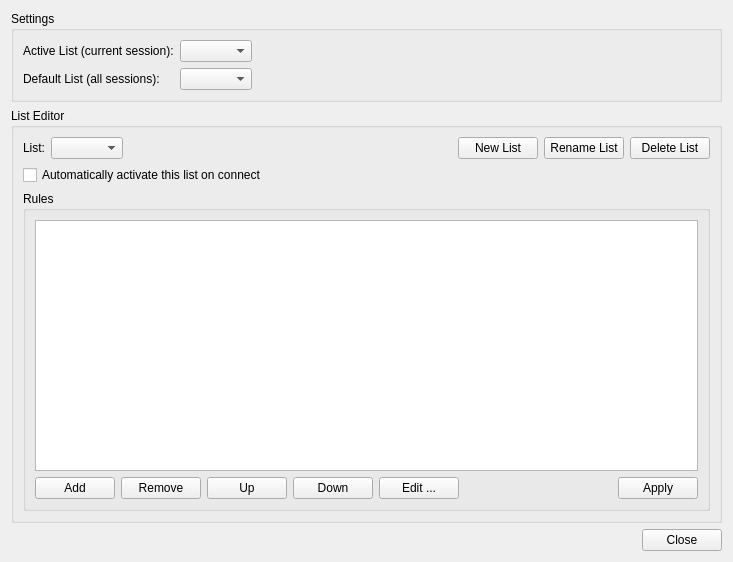
<?xml version="1.0" encoding="UTF-8"?>
<ui version="4.0">
 <class>Privacy</class>
 <widget class="QWidget" name="Privacy">
  <property name="geometry">
   <rect>
    <x>0</x>
    <y>0</y>
    <width>733</width>
    <height>562</height>
   </rect>
  </property>
  <layout class="QVBoxLayout">
   <item>
    <widget class="QGroupBox" name="gb_settings">
     <property name="title">
      <string>Settings</string>
     </property>
     <layout class="QGridLayout">
      <item row="1" column="2">
       <spacer>
        <property name="orientation">
         <enum>Qt::Horizontal</enum>
        </property>
        <property name="sizeHint" stdset="0">
         <size>
          <width>40</width>
          <height>20</height>
         </size>
        </property>
       </spacer>
      </item>
      <item row="0" column="2">
       <spacer>
        <property name="orientation">
         <enum>Qt::Horizontal</enum>
        </property>
        <property name="sizeHint" stdset="0">
         <size>
          <width>40</width>
          <height>20</height>
         </size>
        </property>
       </spacer>
      </item>
      <item row="1" column="1">
       <widget class="QComboBox" name="cb_default">
        <property name="sizeAdjustPolicy">
         <enum>QComboBox::AdjustToContents</enum>
        </property>
       </widget>
      </item>
      <item row="1" column="0">
       <widget class="QLabel" name="label_2">
        <property name="text">
         <string>Default List (all sessions):</string>
        </property>
       </widget>
      </item>
      <item row="0" column="0">
       <widget class="QLabel" name="label">
        <property name="text">
         <string>Active List (current session):</string>
        </property>
       </widget>
      </item>
      <item row="0" column="1">
       <widget class="QComboBox" name="cb_active">
        <property name="sizeAdjustPolicy">
         <enum>QComboBox::AdjustToContents</enum>
        </property>
       </widget>
      </item>
     </layout>
    </widget>
   </item>
   <item>
    <widget class="QGroupBox" name="gb_listSettings">
     <property name="title">
      <string>List Editor</string>
     </property>
     <layout class="QVBoxLayout">
      <item>
       <layout class="QHBoxLayout">
        <item>
         <widget class="QLabel" name="label_3">
          <property name="text">
           <string>List:</string>
          </property>
         </widget>
        </item>
        <item>
         <widget class="QComboBox" name="cb_lists">
          <property name="sizeAdjustPolicy">
           <enum>QComboBox::AdjustToContents</enum>
          </property>
         </widget>
        </item>
        <item>
         <spacer>
          <property name="orientation">
           <enum>Qt::Horizontal</enum>
          </property>
          <property name="sizeHint" stdset="0">
           <size>
            <width>40</width>
            <height>20</height>
           </size>
          </property>
         </spacer>
        </item>
        <item>
         <widget class="QPushButton" name="pb_newList">
          <property name="text">
           <string>New List</string>
          </property>
         </widget>
        </item>
        <item>
         <widget class="QPushButton" name="pb_renameList">
          <property name="text">
           <string>Rename List</string>
          </property>
         </widget>
        </item>
        <item>
         <widget class="QPushButton" name="pb_deleteList">
          <property name="text">
           <string>Delete List</string>
          </property>
         </widget>
        </item>
       </layout>
      </item>
      <item>
       <widget class="QCheckBox" name="ck_autoActivate">
        <property name="text">
         <string>Automatically activate this list on connect</string>
        </property>
       </widget>
      </item>
      <item>
       <widget class="QGroupBox" name="gb_rules">
        <property name="title">
         <string>Rules</string>
        </property>
        <layout class="QVBoxLayout">
         <item>
          <widget class="QListView" name="lv_rules">
           <property name="selectionMode">
            <enum>QAbstractItemView::ExtendedSelection</enum>
           </property>
          </widget>
         </item>
         <item>
          <layout class="QHBoxLayout">
           <item>
            <widget class="QPushButton" name="pb_add">
             <property name="text">
              <string>Add</string>
             </property>
            </widget>
           </item>
           <item>
            <widget class="QPushButton" name="pb_remove">
             <property name="text">
              <string>Remove</string>
             </property>
            </widget>
           </item>
           <item>
            <widget class="QPushButton" name="pb_up">
             <property name="text">
              <string>Up</string>
             </property>
            </widget>
           </item>
           <item>
            <widget class="QPushButton" name="pb_down">
             <property name="text">
              <string>Down</string>
             </property>
            </widget>
           </item>
           <item>
            <widget class="QPushButton" name="pb_edit">
             <property name="text">
              <string>Edit ...</string>
             </property>
            </widget>
           </item>
           <item>
            <spacer>
             <property name="orientation">
              <enum>Qt::Horizontal</enum>
             </property>
             <property name="sizeHint" stdset="0">
              <size>
               <width>111</width>
               <height>20</height>
              </size>
             </property>
            </spacer>
           </item>
           <item>
            <widget class="QPushButton" name="pb_apply">
             <property name="text">
              <string>Apply</string>
             </property>
            </widget>
           </item>
          </layout>
         </item>
        </layout>
       </widget>
      </item>
     </layout>
    </widget>
   </item>
   <item>
    <widget class="QDialogButtonBox" name="buttonBox">
     <property name="standardButtons">
      <set>QDialogButtonBox::Close</set>
     </property>
    </widget>
   </item>
  </layout>
 </widget>
 <tabstops>
  <tabstop>cb_active</tabstop>
  <tabstop>cb_default</tabstop>
  <tabstop>cb_lists</tabstop>
  <tabstop>pb_newList</tabstop>
  <tabstop>pb_deleteList</tabstop>
  <tabstop>ck_autoActivate</tabstop>
  <tabstop>lv_rules</tabstop>
  <tabstop>pb_add</tabstop>
  <tabstop>pb_remove</tabstop>
  <tabstop>pb_up</tabstop>
  <tabstop>pb_down</tabstop>
  <tabstop>pb_edit</tabstop>
  <tabstop>pb_apply</tabstop>
 </tabstops>
 <resources/>
 <connections/>
</ui>
